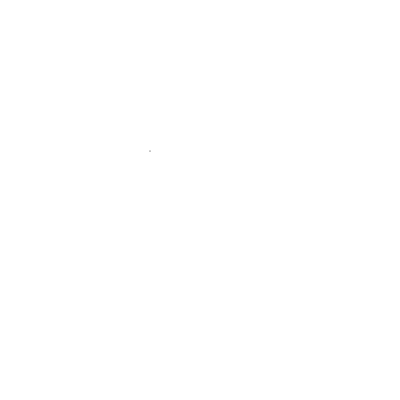
Frame 1 (no input)
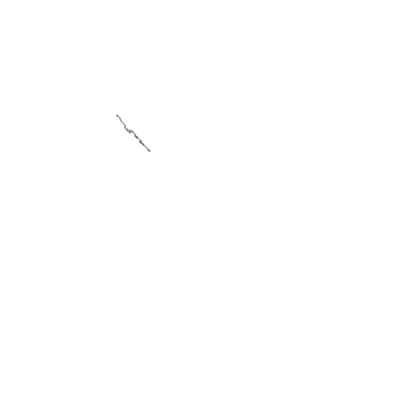
Frame 60 (no input)
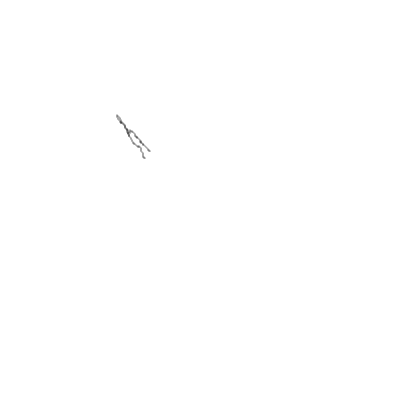
Frame 120 (the mouse pressed at the canvas centre since frame 60)

The p5.js sketch that drew these frames (run headless with seeded random() and noise() and a simulated clock; from frame 60 on, the mouse is pressed at the canvas centre):

// p5.js sketch
// ── sketch.js


function setup() {
  console.log('setting up');
  createCanvas(400, 400);
  // Create object
  walker = new Walker();
  background(255);

}

function draw() {

  walker.step();
  walker.display();
}

function Walker (){
	this.x = 150;
	this.y = 150;

	this.display = function(){
		stroke(0);
		point(this.x,this.y);
	}

	this.step = function(){
		var r = random(1);
		var posDiff = {x:mouseX-this.x, y:mouseY-this.y};
		console.log(posDiff);


		if(r < 0.5){
			if(posDiff.x >0){
				this.x++;
			}
			if(posDiff.y >0){
				this.y++;
			}
			if(posDiff.x <0){
				this.x--;
			}
			if(posDiff.y <0){
				this.y--;
			}
		}else{
			 if (r < 0.25) {
 		      this.x++;
 			    } 
 			    else if (r < 0.50) {
 			      this.x--;
 			    } 
 			    else if (r < 0.75) {
 			      this.y++;
 			    } 
 			    else {
 			      this.y--;
 		    }
		}

		// if (r < 0.25) {
 	// 	      this.x++;
 	// 		    } 
 	// 		    else if (r < 0.50) {
 	// 		      this.x--;
 	// 		    } 
 	// 		    else if (r < 0.75) {
 	// 		      this.y++;
 	// 		    } 
 	// 		    else {
 	// 		      this.y--;
 	// 	    }
	}
}
